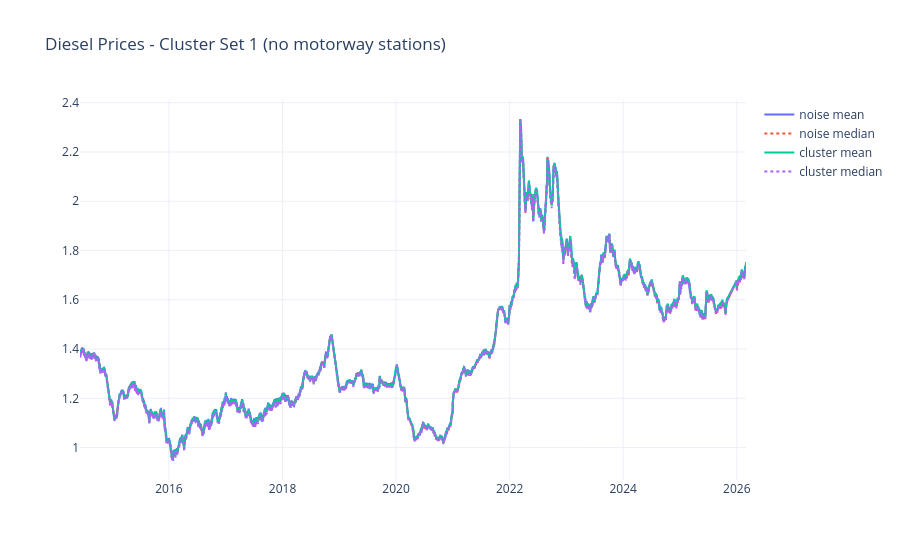
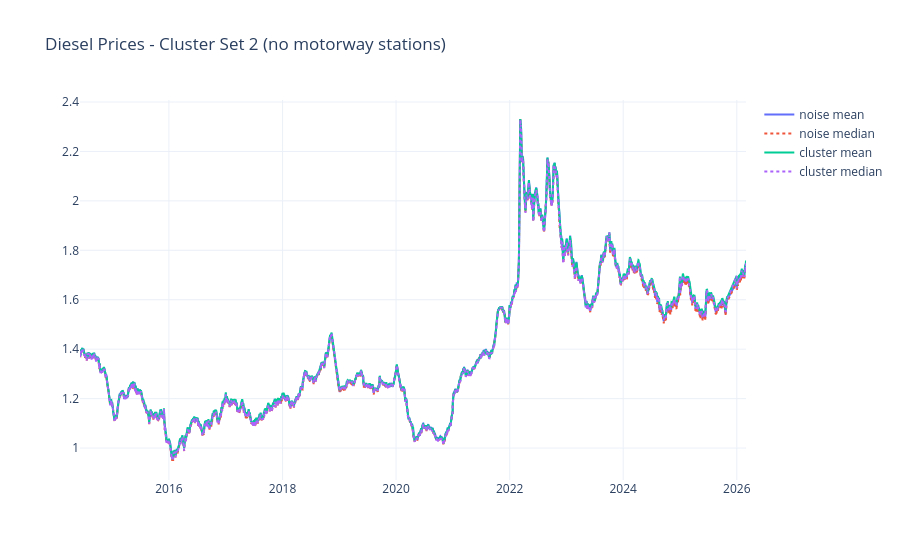

Write notebook code for charts like these, in order.
### Code cell
fig_diesel_clean_esp1 = plot_cluster_prices(
    parquet_files,
    OUTPUT_ROOT + f"\\stations_clusters_eps{eps1}_min_samples{min_samples1}.csv",
    fuel="diesel",
    motorway_df=motorway_stations,
    title="Diesel Prices - Cluster Set 1 (no motorway stations)"
) 

fig_diesel_clean_esp2 = plot_cluster_prices(
    parquet_files,
    OUTPUT_ROOT + f"\\stations_clusters_eps{eps2}_min_samples{min_samples2}.csv",
    fuel="diesel",
    motorway_df=motorway_stations,
    title="Diesel Prices - Cluster Set 2 (no motorway stations)"
)   



fig_diesel_clean_esp1.show()
fig_diesel_clean_esp2.show()

### Figure 1 — Plotly figure (JSON) as saved in the notebook; plotly's stock layout.template omitted (floating-point values rounded to 4 significant figures; data arrays with more than 128 entries replaced by an {"elided": "..."} marker saying what was removed)
{"data": [{"mode": "lines", "name": "noise mean", "type": "scatter", "x": {"elided": "4220 str values"}, "y": {"elided": "4220 float values"}}, {"line": {"dash": "dot"}, "mode": "lines", "name": "noise median", "type": "scatter", "x": {"elided": "4220 str values"}, "y": {"elided": "4220 float values"}}, {"mode": "lines", "name": "cluster mean", "type": "scatter", "x": {"elided": "4220 str values"}, "y": {"elided": "4220 float values"}}, {"line": {"dash": "dot"}, "mode": "lines", "name": "cluster median", "type": "scatter", "x": {"elided": "4220 str values"}, "y": {"elided": "4220 float values"}}], "layout": {"hovermode": "x unified", "title": {"text": "Diesel Prices - Cluster Set 1 (no motorway stations)"}}}

### Figure 2 — Plotly figure (JSON) as saved in the notebook; plotly's stock layout.template omitted (floating-point values rounded to 4 significant figures; data arrays with more than 128 entries replaced by an {"elided": "..."} marker saying what was removed)
{"data": [{"mode": "lines", "name": "noise mean", "type": "scatter", "x": {"elided": "4220 str values"}, "y": {"elided": "4220 float values"}}, {"line": {"dash": "dot"}, "mode": "lines", "name": "noise median", "type": "scatter", "x": {"elided": "4220 str values"}, "y": {"elided": "4220 float values"}}, {"mode": "lines", "name": "cluster mean", "type": "scatter", "x": {"elided": "4220 str values"}, "y": {"elided": "4220 float values"}}, {"line": {"dash": "dot"}, "mode": "lines", "name": "cluster median", "type": "scatter", "x": {"elided": "4220 str values"}, "y": {"elided": "4220 float values"}}], "layout": {"hovermode": "x unified", "title": {"text": "Diesel Prices - Cluster Set 2 (no motorway stations)"}}}
